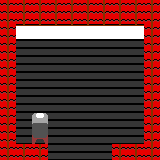

Rendered tile map (Tiled .tmx) drawn with the repository's tilesets; below, a short description and the full map source, tile grids included:
An orthogonal 10x10 tile map with 16x16 px tiles, 3 tile layers (Tile Layer 1, Tile Layer 2, Tile Layer 3), 4 tilesets.

<map version="1.10" tiledversion="1.10.1" orientation="orthogonal" renderorder="right-down" width="10" height="10" tilewidth="16" tileheight="16" infinite="0" nextlayerid="4" nextobjectid="1">
 <tileset firstgid="1" source="steel flooring.tsx" />
 <tileset firstgid="55" source="exterior and walls.tsx" />
 <tileset firstgid="325" source="interior tileset 1.tsx" />
 <tileset firstgid="413" source="roof tiles.tsx" />
 <layer id="1" name="Tile Layer 1" width="10" height="10">
  <data encoding="csv">
0,0,0,0,0,0,0,0,0,0,
0,0,0,0,0,0,0,0,0,0,
0,21,21,21,21,21,21,21,21,0,
0,21,21,21,21,21,21,21,21,0,
0,21,21,21,21,21,21,21,21,0,
0,21,21,21,21,21,21,21,21,0,
0,21,21,21,21,21,21,21,21,0,
0,21,21,21,21,21,21,21,21,0,
0,21,21,21,21,21,21,21,21,0,
0,0,0,21,21,21,21,0,0,0
</data>
 </layer>
 <layer id="2" name="Tile Layer 2" width="10" height="10">
  <data encoding="csv">
499,499,499,499,499,499,499,499,499,499,
499,84,84,84,84,84,84,84,84,499,
499,93,93,93,93,93,93,93,93,499,
499,0,0,0,0,0,0,0,0,499,
499,0,0,0,0,0,0,0,0,499,
499,0,0,0,0,0,0,0,0,499,
499,0,0,0,0,0,0,0,0,499,
499,0,369,0,0,0,0,0,0,499,
499,0,380,0,0,0,0,0,0,499,
499,499,499,0,0,0,0,499,499,499
</data>
 </layer>
 <layer id="3" name="Tile Layer 3" width="10" height="10">
  <data encoding="csv">
0,0,0,0,0,0,0,0,0,0,
0,507,507,507,507,507,507,507,507,0,
0,0,0,0,0,0,0,0,0,0,
0,0,0,0,0,0,0,0,0,0,
0,0,0,0,0,0,0,0,0,0,
0,0,0,0,0,0,0,0,0,0,
0,0,0,0,0,0,0,0,0,0,
0,0,0,0,0,0,0,0,0,0,
0,0,0,0,0,0,0,0,0,0,
0,0,0,0,0,0,0,0,0,0
</data>
 </layer>
</map>
